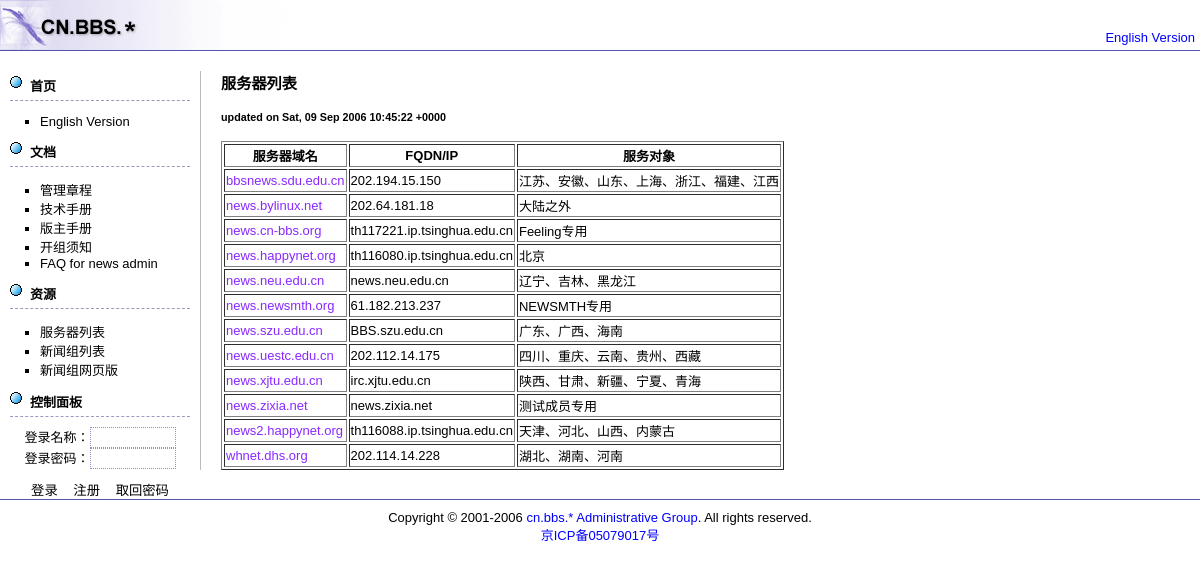
Page /index.php?c&display=serverlist on the committed database.
### tables this page shows
CREATE TABLE `_news_srv` (
  `id` int(10) unsigned NOT NULL auto_increment,
  `name` varchar(40) NOT NULL default '',
  `host` varchar(40) NOT NULL default '',
  `url` varchar(40) NOT NULL default '',
  `comment` varchar(40) NOT NULL default '',
  PRIMARY KEY  (`id`)
);

### serverlist.php (the view, shortened to what this page needs)
<div style="margin:20px">
<h3>服务器列表</h3>
<h5>updated on <?php print date('r'); ?></h5>
<?php
	$query = "SELECT `name`,`url`,`host`,`comment` FROM `_news_srv` ORDER BY `name` ASC";
	$result = mysql_query($query);
?>
<table border="1">
<tr align="center"><th>服务器域名</th><th>FQDN/IP</th><th>服务对象</th></tr>
<?php
	while($record = mysql_fetch_array($result)) {
		print("<tr><td><a href=" . $record["url"] . ">" . $record["name"] . "</a></td><td>" . $record["host"] . "</td><td>" . $record["comment"] . "</td></tr>\n");
	}
?>
</table>
</div>

### header.php (shortened to what this page needs)
<?php
	if(isset($_GET["c"]))
		$chinese = true;
?>
<!DOCTYPE html PUBLIC "-//W3C//DTD XHTML 1.0 Transitional//EN" "http://www.w3.org/TR/xhtml1/DTD/xhtml1-transitional.dtd">
<html xmlns="http://www.w3.org/1999/xhtml">
<head>
<link href="default.css" rel="stylesheet" type="text/css" />
</head>
<body>
<div style="float:right;padding-top:30px;padding-right:5px">
<?php if($chinese) { ?><a href="index.php?e">English Version</a></div><div id="divLogo"><a href="index.php?c"><?php } else { ?><a href="index.php?c">中文版</a></div><div id="divLogo"><a href="index.php?e"><?php } ?><img src="logo.gif" width="369" height="50" border="0" /></a></div>
<div id="divMenu">
	<br />
<?php
	if($chinese) {
?>
	<div class="menutitle"><a href="index.php?c">首页</a></div>
	<ul>
		<li><a href="index.php?e">English Version</a></li>
	</ul>
	<div class="menutitle"><a href="index.php?c#Documentation_and_FAQs">文档</a></div>
	<ul>
		<li><a href="index.php?c&amp;file=charter">管理章程</a></li>
		<li><a href="index.php?c&amp;file=howto">技术手册</a></li>
		<li><a href="index.php?c&amp;file=manual">版主手册</a></li>
		<li><a href="index.php?c&amp;file=newgroup">开组须知</a></li>
		<li><a href="index.php?c&amp;file=faq">FAQ for news admin</a></li>
	</ul>
	<div class="menutitle"><a href="index.php?c#Resources">资源</a></div>
	<ul>
		<li><a href="index.php?c&amp;display=serverlist">服务器列表</a></li>
		<li><a href="index.php?c&amp;display=newsgroup">新闻组列表</a></li>
		<li><a href="http://webnews.cn-bbs.org" target="_blank">新闻组网页版</a></li>
	</ul>
	<div class="menutitle"><a href="https://panel.cn-bbs.org/">控制面板</a></div>
	<div align="center">
		<form action="https://panel.cn-bbs.org/loginout.php" method="post" id="frmPanel">
			登录名称：<input type="text" name="name" maxlength="16" class="loginbox" /><br />
			登录密码：<input type="password" name="password" maxlength="40" class="loginbox" /><br />
			<div style="margin-top:10px"><input type="submit" value="登录" class="loginbtn" />
			<input type="button" value="注册" class="loginbtn" onclick="location.href='https://panel.cn-bbs.org/register.php';" />
			<input type="button" value="取回密码" class="loginbtn" onclick="location.href='https://panel.cn-bbs.org/lostpw.php';" /></div>
		</form>
	</div>
<?php
	}
?>
</div>
<div id="divMain">

### index.php (shortened to what this page needs)
<?php
	require("header.php");
	if(isset($_GET["display"])) {
		switch($_GET["display"]) {
			case "serverlist":
				require(defined("STATIC_PAGE")?"serverlist.html":"serverlist.php");
				break;
		}
	}
	require("footer.php");
?>

### footer.php (shortened to what this page needs)
</div>
<div id="divFoot">
	Copyright © 2001-2006 <a href="mailto:control@cn-bbs.org">cn.bbs.* Administrative Group</a>. All rights reserved.<br>
	<a href="http://www.miibeian.gov.cn/">京ICP备05079017号</a></div>
</body>
</html>

### default.css (style rules this page uses)
body { margin:0px; font-family:Verdana,Arial,Helvetica,sans-serif; font-size:13px }
a { text-decoration:none; color:#00F }
ul { list-style:square }
.menutitle { margin:10px; padding-left:20px; padding-bottom:5px; border-bottom:1px dashed #9A99BF; font-weight:bold; background-image:url(round.gif); background-repeat:no-repeat; background-position:left top }
.loginbox { width:80px; height:17px; border:1px dotted #998EC4; background-color:#FFF }
.loginbtn { height:20px; border:0px; background:none }
#divLogo { border-bottom:1px solid #5553AE }
#divMenu { float:left; width:200px }
#divMenu a { color:#000 }
#divMain { margin-left:200px; border-left:1px solid #BCBCBC }
#divMain a { color:#8928FF }
#divFoot { clear:both; padding:10px; border-top:1px solid #5553AE; text-align:center }

### rows in the picture
_news_srv: name "bbsnews.sdu.edu.cn", host "202.194.15.150", comment "江苏、安徽、山东、上海、浙江、福建、江西"
_news_srv: name "news.bylinux.net", host "202.64.181.18", comment "大陆之外"
_news_srv: name "news.cn-bbs.org", host "th117221.ip.tsinghua.edu.cn", comment "Feeling专用"
_news_srv: name "news.happynet.org", host "th116080.ip.tsinghua.edu.cn", comment "北京"
_news_srv: name "news.neu.edu.cn", host "news.neu.edu.cn", comment "辽宁、吉林、黑龙江"
_news_srv: name "news.newsmth.org", host "61.182.213.237", comment "NEWSMTH专用"
_news_srv: name "news.szu.edu.cn", host "BBS.szu.edu.cn", comment "广东、广西、海南"
_news_srv: name "news.uestc.edu.cn", host "202.112.14.175", comment "四川、重庆、云南、贵州、西藏"
_news_srv: name "news.xjtu.edu.cn", host "irc.xjtu.edu.cn", comment "陕西、甘肃、新疆、宁夏、青海"
_news_srv: name "news.zixia.net", host "news.zixia.net", comment "测试成员专用"
_news_srv: name "news2.happynet.org", host "th116088.ip.tsinghua.edu.cn", comment "天津、河北、山西、内蒙古"
_news_srv: name "whnet.dhs.org", host "202.114.14.228", comment "湖北、湖南、河南"
